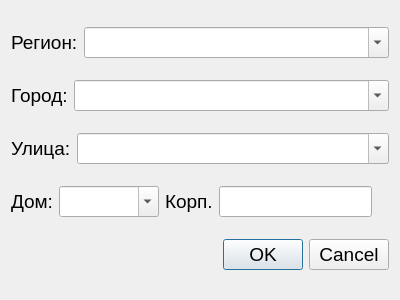
<?xml version="1.0" encoding="UTF-8"?>
<ui version="4.0">
 <class>SelectAddress</class>
 <widget class="QDialog" name="SelectAddress">
  <property name="geometry">
   <rect>
    <x>0</x>
    <y>0</y>
    <width>400</width>
    <height>300</height>
   </rect>
  </property>
  <property name="font">
   <font>
    <pointsize>14</pointsize>
   </font>
  </property>
  <property name="windowTitle">
   <string>Dialog</string>
  </property>
  <layout class="QVBoxLayout" name="verticalLayout">
   <item>
    <layout class="QHBoxLayout" name="horizontalLayout_3">
     <item>
      <widget class="QLabel" name="label_5">
       <property name="text">
        <string>Регион:</string>
       </property>
      </widget>
     </item>
     <item>
      <widget class="QComboBox" name="cmbRegion">
       <property name="sizePolicy">
        <sizepolicy hsizetype="Expanding" vsizetype="Fixed">
         <horstretch>0</horstretch>
         <verstretch>0</verstretch>
        </sizepolicy>
       </property>
       <property name="editable">
        <bool>true</bool>
       </property>
      </widget>
     </item>
    </layout>
   </item>
   <item>
    <layout class="QHBoxLayout" name="horizontalLayout">
     <item>
      <widget class="QLabel" name="label">
       <property name="text">
        <string>Город:</string>
       </property>
      </widget>
     </item>
     <item>
      <widget class="QComboBox" name="cmbSity">
       <property name="sizePolicy">
        <sizepolicy hsizetype="Expanding" vsizetype="Fixed">
         <horstretch>0</horstretch>
         <verstretch>0</verstretch>
        </sizepolicy>
       </property>
       <property name="editable">
        <bool>true</bool>
       </property>
      </widget>
     </item>
    </layout>
   </item>
   <item>
    <layout class="QHBoxLayout" name="horizontalLayout_2">
     <item>
      <widget class="QLabel" name="label_2">
       <property name="text">
        <string>Улица:</string>
       </property>
      </widget>
     </item>
     <item>
      <widget class="QComboBox" name="cmbStreet">
       <property name="sizePolicy">
        <sizepolicy hsizetype="Expanding" vsizetype="Fixed">
         <horstretch>0</horstretch>
         <verstretch>0</verstretch>
        </sizepolicy>
       </property>
       <property name="editable">
        <bool>true</bool>
       </property>
      </widget>
     </item>
    </layout>
   </item>
   <item>
    <layout class="QHBoxLayout" name="horizontalLayout_4">
     <item>
      <widget class="QLabel" name="label_3">
       <property name="text">
        <string>Дом:</string>
       </property>
      </widget>
     </item>
     <item>
      <widget class="QComboBox" name="cmbHaus">
       <property name="editable">
        <bool>true</bool>
       </property>
      </widget>
     </item>
     <item>
      <widget class="QLabel" name="label_4">
       <property name="text">
        <string>Корп.</string>
       </property>
      </widget>
     </item>
     <item>
      <widget class="QLineEdit" name="leCorp">
       <property name="sizePolicy">
        <sizepolicy hsizetype="Expanding" vsizetype="Fixed">
         <horstretch>0</horstretch>
         <verstretch>0</verstretch>
        </sizepolicy>
       </property>
      </widget>
     </item>
     <item>
      <spacer name="horizontalSpacer">
       <property name="orientation">
        <enum>Qt::Horizontal</enum>
       </property>
       <property name="sizeHint" stdset="0">
        <size>
         <width>40</width>
         <height>20</height>
        </size>
       </property>
      </spacer>
     </item>
    </layout>
   </item>
   <item>
    <widget class="QDialogButtonBox" name="buttonBox">
     <property name="orientation">
      <enum>Qt::Horizontal</enum>
     </property>
     <property name="standardButtons">
      <set>QDialogButtonBox::Cancel|QDialogButtonBox::Ok</set>
     </property>
    </widget>
   </item>
  </layout>
 </widget>
 <resources/>
 <connections>
  <connection>
   <sender>buttonBox</sender>
   <signal>accepted()</signal>
   <receiver>SelectAddress</receiver>
   <slot>accept()</slot>
   <hints>
    <hint type="sourcelabel">
     <x>248</x>
     <y>254</y>
    </hint>
    <hint type="destinationlabel">
     <x>157</x>
     <y>274</y>
    </hint>
   </hints>
  </connection>
  <connection>
   <sender>buttonBox</sender>
   <signal>rejected()</signal>
   <receiver>SelectAddress</receiver>
   <slot>reject()</slot>
   <hints>
    <hint type="sourcelabel">
     <x>316</x>
     <y>260</y>
    </hint>
    <hint type="destinationlabel">
     <x>286</x>
     <y>274</y>
    </hint>
   </hints>
  </connection>
 </connections>
</ui>
